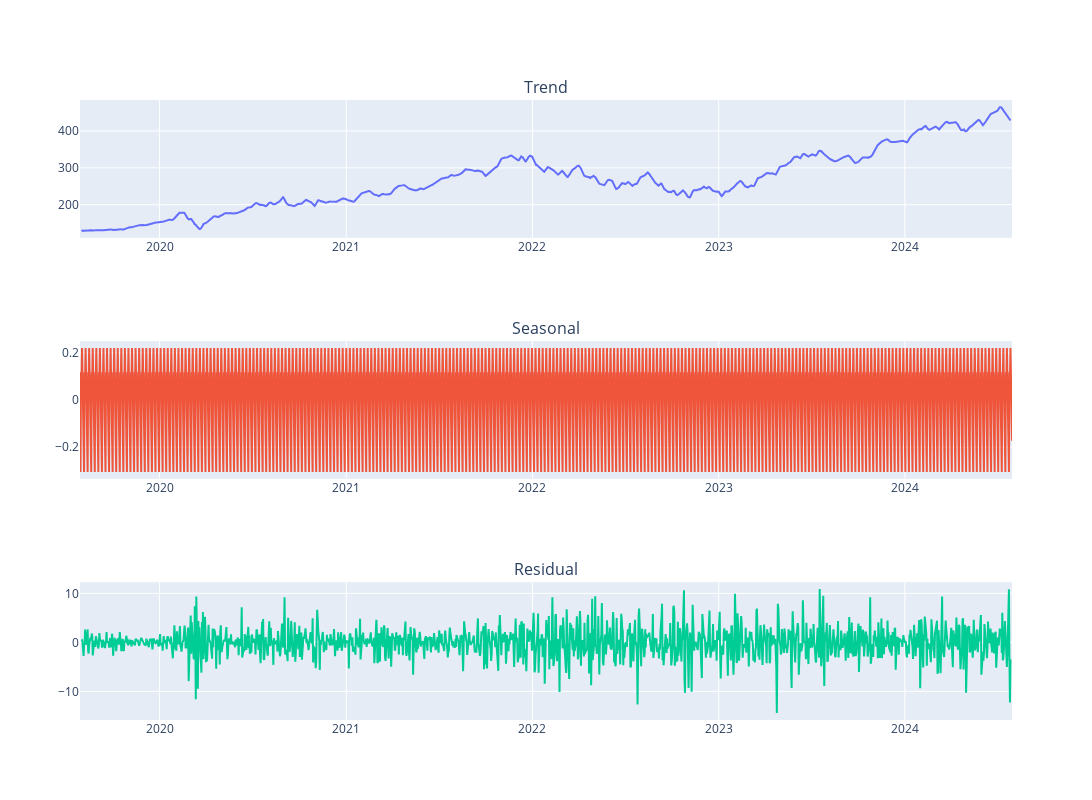

The notebook cell this image was saved under:
### Code cell
cols = ["Trend", "Seasonal", "Residual"]

fig = make_subplots(rows=3, cols=1, subplot_titles=cols)

for i, col in enumerate(cols):
    fig.add_trace(
        go.Scatter(x=daily_msft_df.index, y=daily_msft_df[col]),
        row=i+1,
        col=1
        
    )

fig.update_layout(height=800, width=1200, showlegend=False)
fig.show()

### Figure 1 — Plotly figure (JSON) as saved in the notebook; plotly's stock layout.template omitted (floating-point values rounded to 4 significant figures; data arrays with more than 128 entries replaced by an {"elided": "..."} marker saying what was removed)
{"data": [{"type": "scatter", "x": {"elided": "1828 str values"}, "xaxis": "x", "y": {"elided": "1828 float values"}, "yaxis": "y"}, {"type": "scatter", "x": {"elided": "1828 str values"}, "xaxis": "x2", "y": {"elided": "1828 float values"}, "yaxis": "y2"}, {"type": "scatter", "x": {"elided": "1828 str values"}, "xaxis": "x3", "y": {"elided": "1828 float values"}, "yaxis": "y3"}], "layout": {"annotations": [{"font": {"size": 16}, "showarrow": false, "text": "Trend", "x": 0.5, "xanchor": "center", "xref": "paper", "y": 1, "yanchor": "bottom", "yref": "paper"}, {"font": {"size": 16}, "showarrow": false, "text": "Seasonal", "x": 0.5, "xanchor": "center", "xref": "paper", "y": 0.6111, "yanchor": "bottom", "yref": "paper"}, {"font": {"size": 16}, "showarrow": false, "text": "Residual", "x": 0.5, "xanchor": "center", "xref": "paper", "y": 0.2222, "yanchor": "bottom", "yref": "paper"}], "height": 800, "showlegend": false, "width": 1200, "xaxis": {"anchor": "y", "domain": [0, 1]}, "xaxis2": {"anchor": "y2", "domain": [0, 1]}, "xaxis3": {"anchor": "y3", "domain": [0, 1]}, "yaxis": {"anchor": "x", "domain": [0.7778, 1]}, "yaxis2": {"anchor": "x2", "domain": [0.3889, 0.6111]}, "yaxis3": {"anchor": "x3", "domain": [0, 0.2222]}}}
